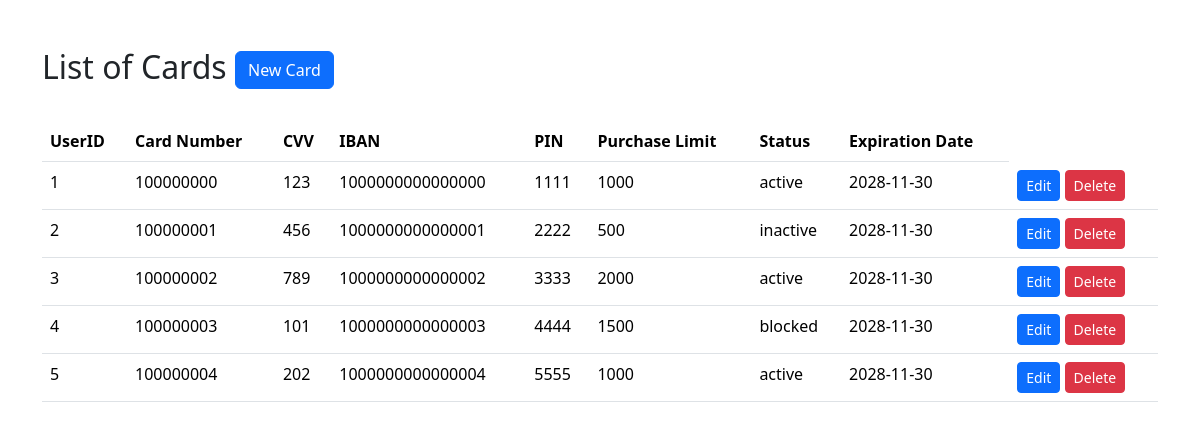
Screenshot of /admin/read_cards.php with the database file from the repository.
### tables this page shows
CREATE TABLE Cards (
    Card_Number BIGINT UNSIGNED NOT NULL AUTO_INCREMENT,
    CVV INT,
    Creation_Date TIMESTAMP DEFAULT CURRENT_TIMESTAMP,
    UserID INT NOT NULL,
    IBAN BIGINT UNSIGNED NOT NULL,
    PIN INT NOT NULL CHECK (PIN BETWEEN 0 AND 9999),
    Purchase_Limit INT NOT NULL CHECK (Purchase_Limit >= 10),
    Status ENUM('active', 'inactive', 'blocked') NOT NULL,
    Expiration_Date DATE GENERATED ALWAYS AS (DATE_ADD(Creation_Date, INTERVAL 4 YEAR)) STORED,
    PRIMARY KEY (Card_Number, CVV),
    FOREIGN KEY (UserId) REFERENCES Users(UserID),
    FOREIGN KEY (IBAN) REFERENCES Accounts(IBAN)
) AUTO_INCREMENT = 100000000;

### admin/read_cards.php (the view, shortened to what this page needs)
<!DOCTYPE html>
<html lang="en">
<head>
    <link href="https://cdn.jsdelivr.net/npm/bootstrap@5.3.3/dist/css/bootstrap.min.css" rel="stylesheet">
</head>
<body>
    <div class="container my-5">
        <h2>
            List of Cards
            <a class="btn btn-primary" href="/POS/admin/create_card.php" role="button">New Card</a>
        </h2>
        <br>
        <table class="table">
            <thead>
                <tr>
                    <th>UserID</th>
                    <th>Card Number</th>
                    <th>CVV</th>
                    <th>IBAN</th>
                    <th>PIN</th>
                    <th>Purchase Limit</th>
                    <th>Status</th>
                    <th>Expiration Date</th>
                </tr>
            </thead>
            <tbody>
                <?php
                $servername = "localhost";
                $username = "root";
                $password = "";
                $database = "pos_db";
                $connection = new mysqli($servername, $username, $password, $database);
                $sql = "SELECT * FROM Cards";
                $result = $connection->query($sql);
                while ($row = $result->fetch_assoc()) {
                    echo "
                    <tr>
                        <td>$row[UserID]</td>
                        <td>$row[Card_Number]</td>
                        <td>$row[CVV]</td>
                        <td>$row[IBAN]</td>
                        <td>$row[PIN]</td>
                        <td>$row[Purchase_Limit]</td>
                        <td>$row[Status]</td>
                        <td>$row[Expiration_Date]</td>
                        <td>
                            <a class='btn btn-primary btn-sm' href='/POS/admin/edit_card.php?Card_Number=$row[Card_Number]'>Edit</a>
                            <a class='btn btn-danger btn-sm' href='/POS/admin/delete_card.php?Card_Number=$row[Card_Number]'>Delete</a>
                        </td>
                    </tr>
                    ";
                }
                ?>
            </tbody>
        </table>
    </div>
</body>
</html>

### rows the page displays
cards: UserID "1", Card_Number "100000000", CVV "123", IBAN "1000000000000000", PIN "1111", Purchase_Limit "1000", Status "active", Expiration_Date "2028-11-30"
cards: UserID "2", Card_Number "100000001", CVV "456", IBAN "1000000000000001", PIN "2222", Purchase_Limit "500", Status "inactive", Expiration_Date "2028-11-30"
cards: UserID "3", Card_Number "100000002", CVV "789", IBAN "1000000000000002", PIN "3333", Purchase_Limit "2000", Status "active", Expiration_Date "2028-11-30"
cards: UserID "4", Card_Number "100000003", CVV "101", IBAN "1000000000000003", PIN "4444", Purchase_Limit "1500", Status "blocked", Expiration_Date "2028-11-30"
cards: UserID "5", Card_Number "100000004", CVV "202", IBAN "1000000000000004", PIN "5555", Purchase_Limit "1000", Status "active", Expiration_Date "2028-11-30"
